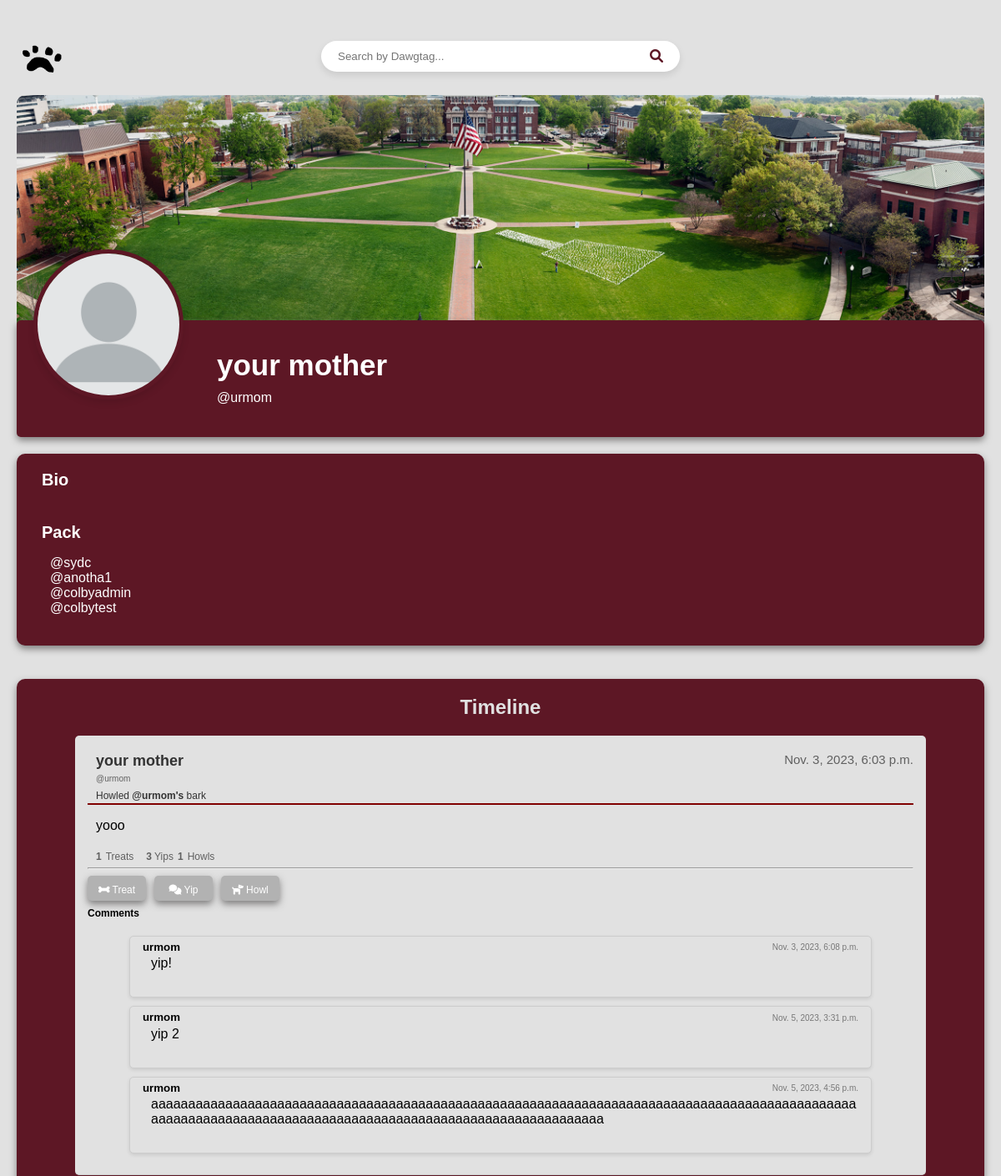
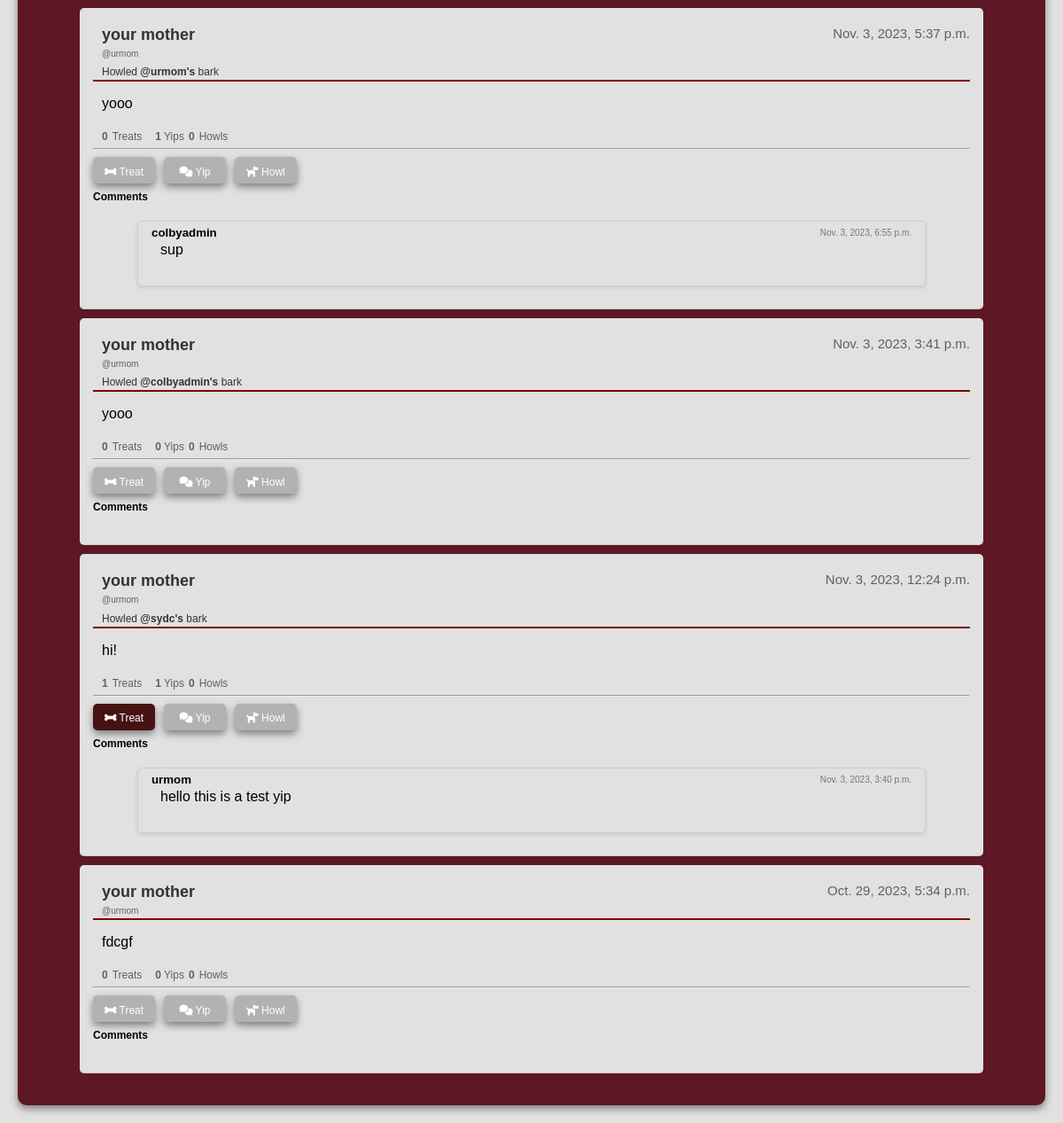
The page /main/profile/urmom/ (signed in) on the database its author committed (2 pictures, top to bottom).
### homepage/models.py (models this page shows, shortened)
class DawgHouseUser(AbstractBaseUser, PermissionsMixin):
    username = models.CharField(unique=True, max_length=30)
    first_name = models.CharField(max_length=30)
    last_name = models.CharField(max_length=30)
    bio = models.TextField(blank=True, max_length=200)
    friends = models.ManyToManyField("self", blank=True)
    is_staff = models.BooleanField(default=False)
    USERNAME_FIELD = "username"
    REQUIRED_FIELDS = ["first_name", "last_name"]
    objects = DawgHouseUserManager()

class Bark(models.Model):
    id = models.UUIDField(primary_key=True, default=uuid.uuid4)
    user = models.ForeignKey(settings.AUTH_USER_MODEL, on_delete=models.CASCADE)
    content = models.TextField()
    timestamp = models.DateTimeField(auto_now_add=True)
    num_likes = models.IntegerField(default=0)
    num_yips = models.IntegerField(default=0)
    num_howls = models.IntegerField(default=0)
    treated_by = models.ManyToManyField(
        DawgHouseUser, related_name="treats_given", blank=True
    )
    is_repost = models.BooleanField(default=False)
    original_bark=models.ForeignKey('self',null=True,blank=True, on_delete=models.SET_NULL)

class Comment(models.Model):
    bark = models.ForeignKey(Bark, related_name="comments", on_delete=models.CASCADE)
    name = models.ForeignKey(DawgHouseUser, on_delete=models.CASCADE)
    body = models.TextField()
    date_added = models.DateTimeField(auto_now_add=True)

### homepage/views.py (the view)
# urls.py: path("profile/<str:username>/", views.ProfileView, name="profile"),
def ProfileView(request, username):
    logged_in_user = request.user
    user = get_object_or_404(DawgHouseUser, username=username)
    friends_list = user.friends.all()
    barks = Bark.objects.filter(user=user).order_by("-timestamp")
    context = {"user": user, "barks": barks, "friends_list": friends_list, "logged_in_user": logged_in_user}
    if user == request.user:
        return render(request, "user_profile.html", context)
    elif request.user in user.friends.all():
        return render(request, "friend_view.html", context)
    else:
        return render(request, "non_friend_view.html", context)

### homepage/templates/friend_view.html (shortened to what this page needs)
<!DOCTYPE html>
<html>
<head>
    {% load static %}
    <link rel="stylesheet" href="{% static 'friend.css' %}" />
    <link rel="stylesheet" href="https://cdnjs.cloudflare.com/ajax/libs/font-awesome/6.0.0/css/all.min.css">
</head>
<body>
    <div class="top-bar">
        <a href="{% url 'main_timeline' %}" class="logo-link">
            <img src="{% static 'images/DHLogo.png' %}" alt="DawgHouse Logo" class="logo" />
        </a>
        <form method="POST" action="{% url 'search_users' %}" class="search-bar-container">
            <input type="text" id="searchInput" name="username" placeholder="Search by Dawgtag...">
            <button type="submit"><i class="fa fa-search" aria-hidden="true"></i></button>
        </form>
    </div>
    <div class="profile-cover">
        <img src="{% static 'images/msstate.jpg' %}" alt="{{ user.username }}'s cover photo" />
    </div>
    <div class="profile-content">
        <div class="profile-header">
            <img src="{% static 'images/profilePicture.jpg' %}" alt="{{ user.username }}'s profile picture" />
            <div class="profile-name-bio">
                <h1>{{ user.first_name }} {{ user.last_name }}</h1>
                <p>@{{ user.username }}</p>
            </div>
        </div>
        <div class="profile-layout">
            <div class="bio-container">
                <strong>Bio</strong>
                <div class="friends-list">
                    <strong>Pack</strong> {% if friends_list %}
                    <ul>
                        {% for friend in friends_list %}
                        <li>@{{ friend.username }}</li>
                        {% endfor %}
                    </ul>
                    {% else %}
                    <p>No friends yet!</p>
                    {% endif %}
                </div>
            </div>
            <div class="barks-container">
                <h2>Timeline</h2>
                <ul>
                  {% for bark in barks %}
                  <li class="bark">
                    <div class="bark-header">
                      <div class="user-names">
                        <h3>
                          <strong
                            ><a
                              href="{% url 'profile' bark.user.username %}"
                              class="hidden-link"
                              >{{ bark.user.first_name }} {{ bark.user.last_name }}</a
                            ></strong
                          >
                        </h3>
                        <h4>@{{ bark.user.username }}</h4>
                        {% if bark.is_repost %}
                        <p>
                          Howled
                          <a
                            href="{% url 'profile' username=bark.original_bark.user.username %}"
                            class="hidden-link"
                            ><strong>@{{ bark.original_bark.user.username }}'s</strong>
                            bark</a
                          >
                        </p>
                        {% endif %}
                      </div>
                      <p class="timestamp">{{ bark.timestamp }}</p>
                    </div>
                    <hr color="maroon" />
                    <div class="bark-content-display">
                      <p id="bark-content-{{ bark.id }}">{{ bark.content }}</p>
                    </div>
                    <div class="counters-container">
                      <h4 class="counters-container">
                        <strong>{{ bark.num_likes }}</strong> Treats
                        <span class="comment-counter"
                          ><strong>{{ bark.num_yips }}</strong> Yips</span
                        >
                        <strong>{{ bark.num_howls }}</strong> Howls
                      </h4>
                    </div>
                    <hr />
                    <div class="button-container">
                      <form
                        action="{% url 'give_treat' bark.id user.username 'main_timeline' %}"
                        method="post"
                      >
                        {% csrf_token %} {% if user in bark.treated_by.all %}
                        <button type="submit" style="background-color: rgb(70, 18, 18)">
                          <i class="fa-solid fa-bone" style="color: white"></i> Treat
                        </button>
                        {% else %}
                        <button type="submit">
                          <i class="fa-solid fa-bone" style="color: white"></i> Treat
                        </button>
                        {% endif %}
                      </form>
                      <button class="show-comment-input" data-bark-id="{{ bark.id }}">
                        <i class="fa-solid fa-comments" style="color: white"></i> Yip
                      </button>
                      <form method="POST" class="repost-form">
                        <button
                          type="button"
                          class="repost-button"
                          data-bark-id="{{ bark.id }}"
                        >
                          <i class="fa-solid fa-dog" style="color: white"></i> Howl
                        </button>
                      </form>
                    </div>
                    <div class="comments-container">
                      <h2>Comments</h2>
                      <ul id="comment-list">
                        {% for comment in bark.comments.all %}
                        <li class="comment">
                          <div class="comment-header">
                            <h5 class="username">
                              <a href="{% url 'profile' comment.name.username %}"
                              class="hidden-link">
                              {{ comment.name.username }}
                            </a>
                            </h5>
                            <p class="timestamp">{{ comment.date_added }}</p>
                          </div>
                          <div class="comment-content-display">
                            <p>{{ comment.body }}</p>
                          </div>
                        </li>
                        {% endfor %}
                      </ul>
                    </div>
                  </li>
                  {% endfor %}
                </ul>
              </div>
</body>
</html>

### homepage/templates/friend_view.html (style rules this page uses)
.hidden-link { text-decoration: none; color: inherit; }

### rows shown on the page
DawgHouseUser: first_name "your", last_name "mother", username "urmom"
DawgHouseUser: username "sydc"
DawgHouseUser: username "anotha1"
DawgHouseUser: username "colbyadmin"
DawgHouseUser: username "colbytest"
Bark: user.first_name "your", user.last_name "mother", user.username "urmom", original_bark.user.username "urmom", timestamp "Nov. 3, 2023, 6:03 p.m.", content "yooo", num_likes "1", num_yips "3", num_howls "1", shows "Treat"
Comment: name.username "urmom", date_added "Nov. 3, 2023, 6:08 p.m.", body "yip!"
Comment: name.username "urmom", date_added "Nov. 5, 2023, 3:31 p.m.", body "yip 2"
Comment: name.username "urmom", date_added "Nov. 5, 2023, 4:56 p.m.", body "aaaaaaaaaaaaaaaaaaaaaaaaaaaaaaaaaaaaaaaaaaaaaaaaaaaaaaaaaaaaaaaaaaaaaaaaaaaaaaaaaaaaaaaaaaaaaaaaaaaaaaaaaaaaaaaaaaaaaaaaaaaaaaaaaaaaaaaaaaaaaaaaaaaaaaaaaaaa"
Bark: user.first_name "your", user.last_name "mother", user.username "urmom", original_bark.user.username "urmom", timestamp "Nov. 3, 2023, 5:37 p.m.", content "yooo", num_likes "0", num_yips "1", num_howls "0", shows "Treat"
Comment: name.username "colbyadmin", date_added "Nov. 3, 2023, 6:55 p.m.", body "sup"
Bark: user.first_name "your", user.last_name "mother", user.username "urmom", original_bark.user.username "colbyadmin", timestamp "Nov. 3, 2023, 3:41 p.m.", content "yooo", num_likes "0", num_yips "0", num_howls "0", shows "Treat"
Bark: user.first_name "your", user.last_name "mother", user.username "urmom", original_bark.user.username "sydc", timestamp "Nov. 3, 2023, 12:24 p.m.", content "hi!", num_likes "1", num_yips "1", num_howls "0", shows "Treat"
Comment: name.username "urmom", date_added "Nov. 3, 2023, 3:40 p.m.", body "hello this is a test yip"
Bark: user.first_name "your", user.last_name "mother", user.username "urmom", timestamp "Oct. 29, 2023, 5:34 p.m.", content "fdcgf", num_likes "0", num_yips "0", num_howls "0", shows "Treat"
